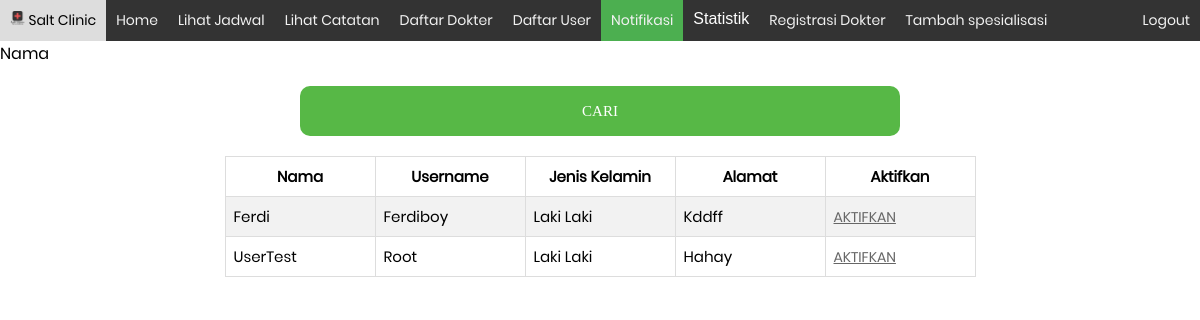
Before: /notifikasi.php (signed in) with the older database file.
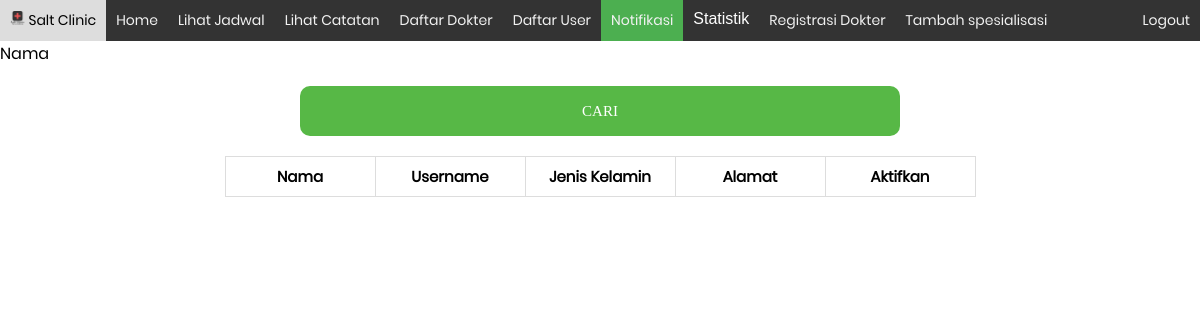
After: the same page with the newer database file.
### tables this page shows
CREATE TABLE `users` (
  `idUser` int(11) NOT NULL,
  `nama` varchar(50) NOT NULL,
  `umur` int(11) DEFAULT NULL,
  `jenisKelamin` varchar(2) NOT NULL,
  `priviledge` int(11) NOT NULL,
  `isActive` tinyint(1) NOT NULL,
  `username` varchar(25) NOT NULL,
  `alamat` varchar(255) NOT NULL,
  `password` varchar(8) NOT NULL
);

### notifikasi.php (the view, shortened to what this page needs)
<?php
	include ('connection/session.php');
	$query = " SELECT nama,username,jenisKelamin,Alamat,idUser
	FROM users
	WHERE priviledge=1 AND isActive =0";
	$filter="";
	$query .=$filter;
    $result =$conn->query($query);
?>
<!DOCTYPE html>
<html lang="en">
	<head>
		<link rel="stylesheet" type="text/css" href="fonts/font-awesome-4.7.0/css/font-awesome.min.css">
		<link rel="stylesheet" type="text/css" href="css/main.css">
	</head>
	<body>
		<?php include ('navbar/admin-navmenu.php')?>
		<form method="GET" action="">
			<label for="">Nama </label> <input type="text" name="userID" id=""><br>
			<div class="container-menu-btn" style="width:">
						<button class="menu-btn">
							Cari
						</button>
					</div>
			</form>
		<div class="my-container">
			<table class='table table-striped'>
				<tr>
					<th>Nama</th>
					<th>Username</th>
					<th>Jenis Kelamin</th>
					<th>Alamat</th>
					<th>Aktifkan</th>
				</tr>
			<?php
				while ($row=$result->fetch_array()) {
						if ($row['jenisKelamin']=='L') {
								$jenisKelamin = "Laki Laki";
						} else {
								$jenisKelamin ="Perempuan";
						}
						echo "<tr>
						<td>". $row["nama"] ."</td>
						<td> ".$row["username"] ."</td>
						<td> ".$jenisKelamin."</td>
						<td> ".$row["Alamat"]."</td>
						<td><a href=notifikasi.php?aktif=".$row['idUser'].">AKTIFKAN</a></td></tr>";
						}
			?>
	</body>
</html>

Changed rows visible on the page:
no longer on this page (row edited): users: nama "Ferdi", username "Ferdiboy", jenisKelamin "Laki Laki", alamat "Kddff"
no longer on this page (row edited): users: nama "UserTest", username "Root", jenisKelamin "Laki Laki", alamat "Hahay"
